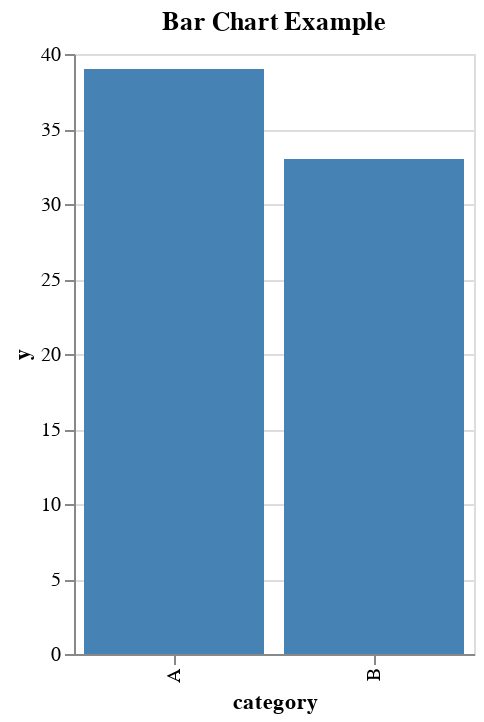

Notebook code for this chart:
### Code cell
chart = alt.Chart(df, 
                  height=300,
                  width=200)\
                    .mark_bar()\
                    .encode(
                            x='category',
                            y='y',
                            color=alt.value('steelblue')
                            )\
                    .properties(
                      title='Bar Chart Example'
                      )

chart

### Figure 1 — Vega-Lite specification as saved in the notebook (floating-point values rounded to 4 significant figures)
{"config": {"view": {"continuousWidth": 300, "continuousHeight": 300}}, "data": {"name": "data-80f2b87a20860237714d85825c6ce024"}, "mark": {"type": "bar"}, "encoding": {"color": {"value": "steelblue"}, "x": {"field": "category", "type": "nominal"}, "y": {"field": "y", "type": "quantitative"}}, "height": 300, "title": "Bar Chart Example", "width": 200, "$schema": "https://vega.github.io/schema/vega-lite/v5.15.1.json", "datasets": {"data-80f2b87a20860237714d85825c6ce024": [{"x": 1, "y": 10, "category": "A"}, {"x": 2, "y": 15, "category": "B"}, {"x": 3, "y": 13, "category": "A"}, {"x": 4, "y": 18, "category": "B"}, {"x": 5, "y": 16, "category": "A"}]}}
